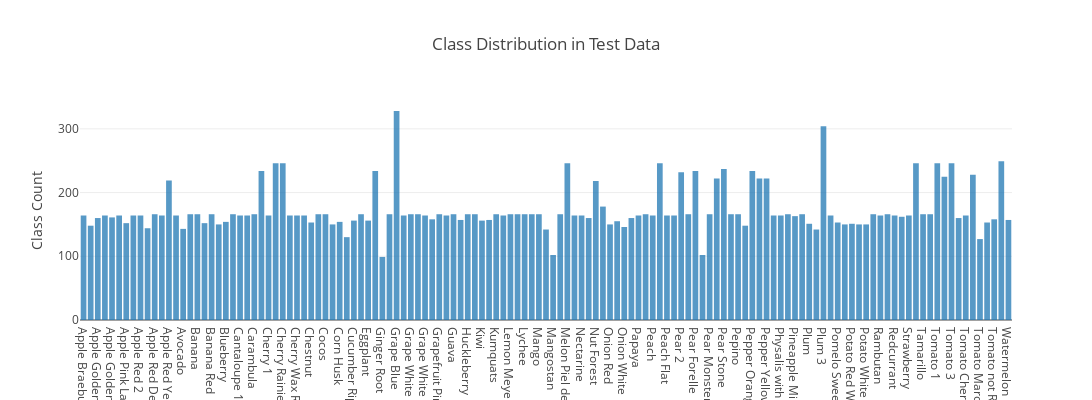

The notebook cell this image was saved under:
### Markdown cell above
![newplot (12)](https://user-images.githubusercontent.com/53161476/103164028-5d4be700-4849-11eb-8d4f-af116a9bdcae.png)

### Code cell
x1, y1 = create_stack_bar_data('classes', testing_data)
x2 = list(test_generator.class_indices.keys())

trace1 = go.Bar(x = x2, y = y1, opacity = 0.75, name = "Class Count")
layout = dict(height = 400, width = 1400, title = 'Class Distribution in Test Data', legend = dict(orientation = "h"), yaxis = dict(title = 'Class Count'))
fig = go.Figure(data = [trace1], layout = layout);
iplot(fig);

### Figure 1 — Plotly figure (JSON) as saved in the notebook; plotly's stock layout.template omitted (floating-point values rounded to 4 significant figures; data arrays with more than 128 entries replaced by an {"elided": "..."} marker saying what was removed)
{"data": [{"type": "bar", "x": {"elided": "131 str values"}, "y": {"elided": "131 int values"}, "opacity": 0.75, "name": "Class Count"}], "layout": {"height": 400, "width": 1400, "title": "Class Distribution in Test Data", "legend": {"orientation": "h"}, "yaxis": {"title": "Class Count"}}}
